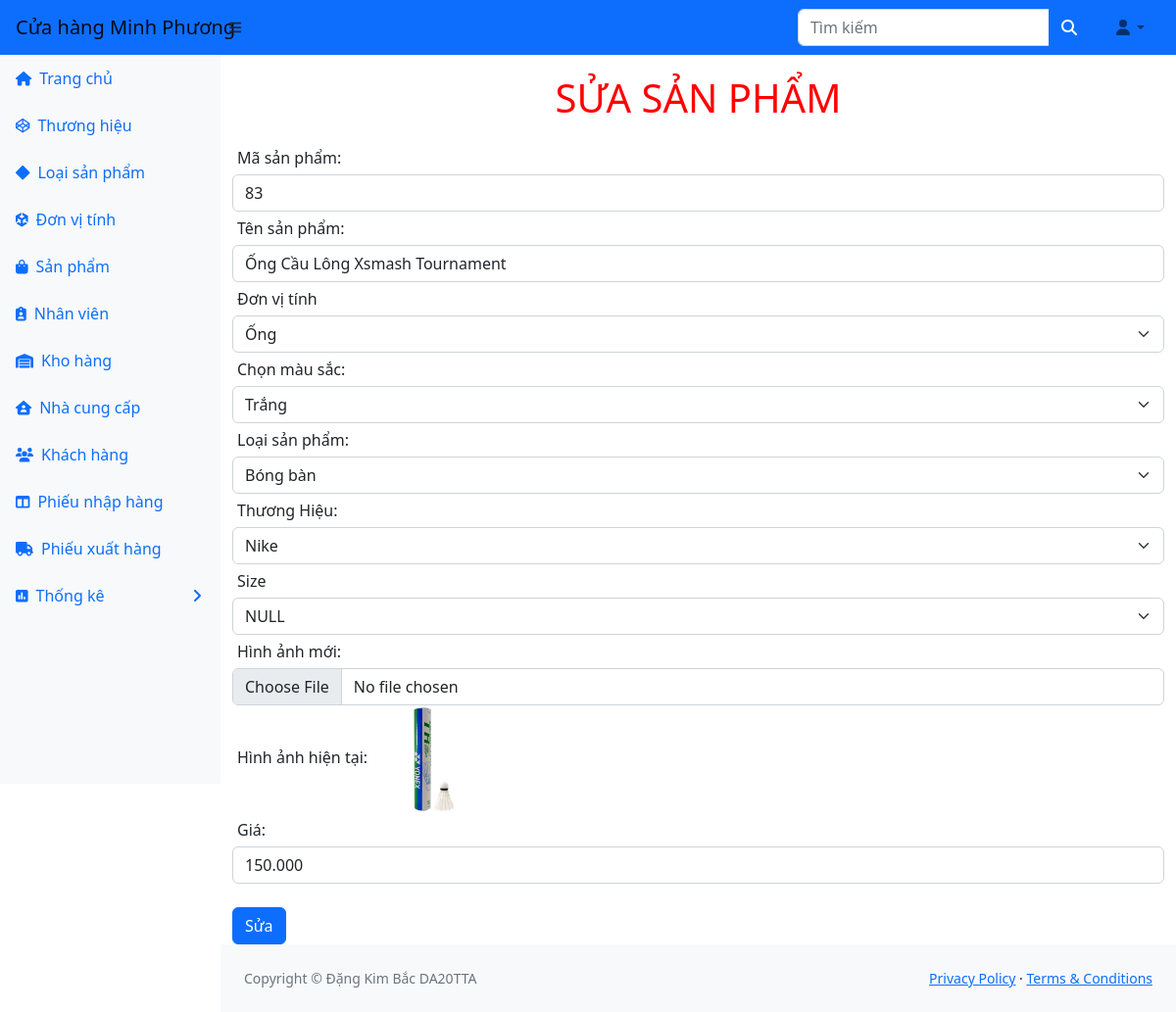
The app's page /ql_kho/ql-kho/suasp.php?mm=83 (signed in) with its own data.
### tables this page shows
CREATE TABLE `sanpham` (
  `masanpham` int(11) NOT NULL,
  `tensanpham` varchar(255) DEFAULT NULL,
  `mausac` varchar(255) DEFAULT NULL,
  `loaisanpham` int(11) DEFAULT NULL,
  `mathuonghieu` int(11) DEFAULT NULL,
  `kichthuoc` varchar(255) DEFAULT NULL,
  `hinhanh` varchar(255) DEFAULT NULL,
  `dongia` varchar(255) DEFAULT NULL,
  `donvitinh` int(11) DEFAULT NULL
);

### ql_kho/ql-kho/suasp.php (the view, shortened to what this page needs)
<?php
    include_once("header.php");
?>
<?php
$ma = $_REQUEST["mm"];
$sql = "SELECT * FROM sanpham sp, loaisanpham lsp WHERE sp.loaisanpham=lsp.maloaisanpham AND sp.masanpham='" . $ma . "'";
$kq = $conn->query($sql) or die("Không thể sửa sản phẩm");
while ($row = mysqli_fetch_array($kq)) {
    echo ("<form name='frmSuaSp' action='xli_suasp.php' method='post'enctype='multipart/form-data'>");
    echo ("<h1 class='tieudeform'>SỬA SẢN PHẨM </h1>");
    echo ("<div class = 'form-group' ><label>Mã sản phẩm:</label>  <input type='text' class='form-control' name='txtMasanpham' value='" . $row["masanpham"] . "' readonly></div>");
    echo ("<div class = 'form-group' ><label>Tên sản phẩm:</label> <input type='text' class='form-control' name='txtTensanpham' value='" . (isset($row["tensanpham"]) ? $row["tensanpham"] : '') . "'></div>");
    echo ("<div class = 'form-group' ><label>Đơn vị tính</label>");
    $dvt=$row["donvitinh"];
    echo ("<select name = 'txtdonvitinh' class = 'form-select'>");
    $query = "SELECT * FROM donvitinh";
    $res = $conn->query($query);
    while ($r = mysqli_fetch_assoc($res)) {
        if($r['madonvitinh']==$dvt)
            echo "<option selected value='" . $r['madonvitinh'] . "'>" . $r['tendonvitinh'] . "</option>";
        else
        echo "<option value='" . $r['madonvitinh'] . "'>" . $r['tendonvitinh'] . "</option>";
    }
    echo ("</select>");
    echo("</div>");
    $color = array("Xanh"=>"Xanh", "Đỏ"=>"Đỏ", "Vàng"=>"Vàng", "Trắng"=>"Trắng", "Cam"=>"Cam");
    echo"<div class='form-group'>
                <label>Chọn màu sắc:</label>
                <select name='txtMau' class='form-select'>
                ";
                foreach($color as $x => $x_value) {
                    if($x==$row["mausac"])
                         echo "<option selected value='" . $x . "'> " . $x_value."</option>";
                    else
                        echo "<option value='" . $x . "'> " . $x_value."</option>";
                    }
                echo"</select></div>";
    echo ("<div class = 'form-group' ><label>Loại sản phẩm:</label>");
    $loaisp=$row["loaisanpham"];
    echo ("<select name = 'txtLoaisanpham' class = 'form-select'>");
    $query = "SELECT * FROM loaisanpham";
    $res = $conn->query($query);
    while ($r = mysqli_fetch_assoc($res)) {
        if($r['maloaisanpham']==$loaisp)
            echo "<option selected value='" . $r['maloaisanpham'] . "'>" . $r['tenloaisanpham'] . "</option>";
        else
            echo "<option value='" . $r['maloaisanpham'] . "'>" . $r['tenloaisanpham'] . "</option>";
    }
    echo ("</select>");
    echo("</div>");
    echo ("<div class = 'form-group' ><label>Thương Hiệu:</label>");
    $mathuonghieu=$row["mathuonghieu"];
    echo ("<select name = 'txtThuongHieu' class='form-select'>");
    $query = "SELECT * FROM thuonghieu";
    $res = $conn->query($query);
    while ($r = mysqli_fetch_assoc($res)) {
        if($r['mathuonghieu']==$mathuonghieu)
            echo "<option selected value='" . $r['mathuonghieu'] . "'>" . $r['tenthuonghieu'] . "</option>";
        else
            echo "<option value='" . $r['mathuonghieu'] . "'>" . $r['tenthuonghieu'] . "</option>";
    }
    echo ("</select>");
    echo("</div>");
    $size = array("NULL"=>"NULL","S"=>"S", "M"=>"M", "L"=>"L", "XL"=>"XL", "XXL"=>"XXL", "38"=>"38", "39"=>"39", "40"=>"40", "41"=>"41");
    echo"<div class='form-group'>
                <label>Size</label>
                <select name='txtSize' class='form-select'>
                ";
                foreach($size as $x => $x_value) {
                    if($x==$row["kichthuoc"])
                         echo "<option selected value='" . $x . "'> " . $x_value."</option>";
                    else
                        echo "<option value='" . $x . "'> " . $x_value."</option>";
                    }
                echo"</select></div>";
    echo ("<div class = 'form-group' ><label>Hình ảnh mới:</label> ");
    echo "<input value='" . $row['hinhanh'] . "' type='file' class='form-control' name='txtHinhAnh'>";
    echo ("</div>");
    echo ("<label>Hình ảnh hiện tại:</label> <img class = 'img-fluid' style='width:110px;;height:110px' src='" . $row["hinhanh"] . "' alt=''><br>");
    echo ("<div class = 'form-group' ><label>Giá:</label> <input type='text' class='form-control' name='txtGia' value='" . (isset($row["dongia"]) ? $row["dongia"] : '') . "'></div> <br>");
    echo ("<input class = 'btn btn-primary' type='submit' name='sbmsuasp' value='Sửa'>");
    echo ("</form>");
   }
?>
  <?php
    include("footer.php");
?>

### ql_kho/ql-kho/header.php (style rules this page uses)
h1.tieudeform { text-align:center; text-transform:uppercase; color:red; margin:20px; }
label { margin:5px; }

### records on screen
sanpham: txtMasanpham "83", txtTensanpham "Ống Cầu Lông Xsmash Tournament", txtMau "Trắng", txtSize "NULL", hinhanh (picture), txtGia "150.000"

### other values on screen
form field txtdonvitinh "Ống"
form field txtLoaisanpham "Bóng bàn"
form field txtThuongHieu "Nike"
